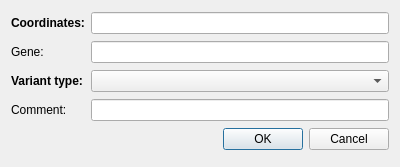
<?xml version="1.0" encoding="UTF-8"?>
<ui version="4.0">
 <class>CausalVariantEditDialog</class>
 <widget class="QDialog" name="CausalVariantEditDialog">
  <property name="geometry">
   <rect>
    <x>0</x>
    <y>0</y>
    <width>400</width>
    <height>167</height>
   </rect>
  </property>
  <property name="windowTitle">
   <string>Dialog</string>
  </property>
  <layout class="QGridLayout" name="gridLayout">
   <item row="8" column="1">
    <widget class="QLineEdit" name="le_comment"/>
   </item>
   <item row="9" column="1">
    <widget class="QDialogButtonBox" name="buttonBox">
     <property name="orientation">
      <enum>Qt::Horizontal</enum>
     </property>
     <property name="standardButtons">
      <set>QDialogButtonBox::Cancel|QDialogButtonBox::Ok</set>
     </property>
    </widget>
   </item>
   <item row="4" column="1">
    <widget class="QLineEdit" name="le_gene"/>
   </item>
   <item row="6" column="1">
    <widget class="QComboBox" name="cb_type"/>
   </item>
   <item row="8" column="0">
    <widget class="QLabel" name="label_4">
     <property name="text">
      <string>Comment:</string>
     </property>
    </widget>
   </item>
   <item row="6" column="0">
    <widget class="QLabel" name="label_3">
     <property name="text">
      <string>&lt;html&gt;&lt;head/&gt;&lt;body&gt;&lt;p&gt;&lt;span style=&quot; font-weight:600;&quot;&gt;Variant type:&lt;/span&gt;&lt;/p&gt;&lt;/body&gt;&lt;/html&gt;</string>
     </property>
    </widget>
   </item>
   <item row="4" column="0">
    <widget class="QLabel" name="label_2">
     <property name="text">
      <string>Gene:</string>
     </property>
    </widget>
   </item>
   <item row="1" column="1">
    <widget class="QLineEdit" name="le_coordinates"/>
   </item>
   <item row="1" column="0">
    <widget class="QLabel" name="label">
     <property name="text">
      <string>&lt;html&gt;&lt;head/&gt;&lt;body&gt;&lt;p&gt;&lt;span style=&quot; font-weight:600;&quot;&gt;Coordinates:&lt;/span&gt;&lt;/p&gt;&lt;/body&gt;&lt;/html&gt;</string>
     </property>
    </widget>
   </item>
  </layout>
 </widget>
 <tabstops>
  <tabstop>le_coordinates</tabstop>
  <tabstop>le_gene</tabstop>
  <tabstop>cb_type</tabstop>
  <tabstop>le_comment</tabstop>
 </tabstops>
 <resources/>
 <connections>
  <connection>
   <sender>buttonBox</sender>
   <signal>accepted()</signal>
   <receiver>CausalVariantEditDialog</receiver>
   <slot>accept()</slot>
   <hints>
    <hint type="sourcelabel">
     <x>248</x>
     <y>254</y>
    </hint>
    <hint type="destinationlabel">
     <x>157</x>
     <y>274</y>
    </hint>
   </hints>
  </connection>
  <connection>
   <sender>buttonBox</sender>
   <signal>rejected()</signal>
   <receiver>CausalVariantEditDialog</receiver>
   <slot>reject()</slot>
   <hints>
    <hint type="sourcelabel">
     <x>316</x>
     <y>260</y>
    </hint>
    <hint type="destinationlabel">
     <x>286</x>
     <y>274</y>
    </hint>
   </hints>
  </connection>
 </connections>
</ui>
